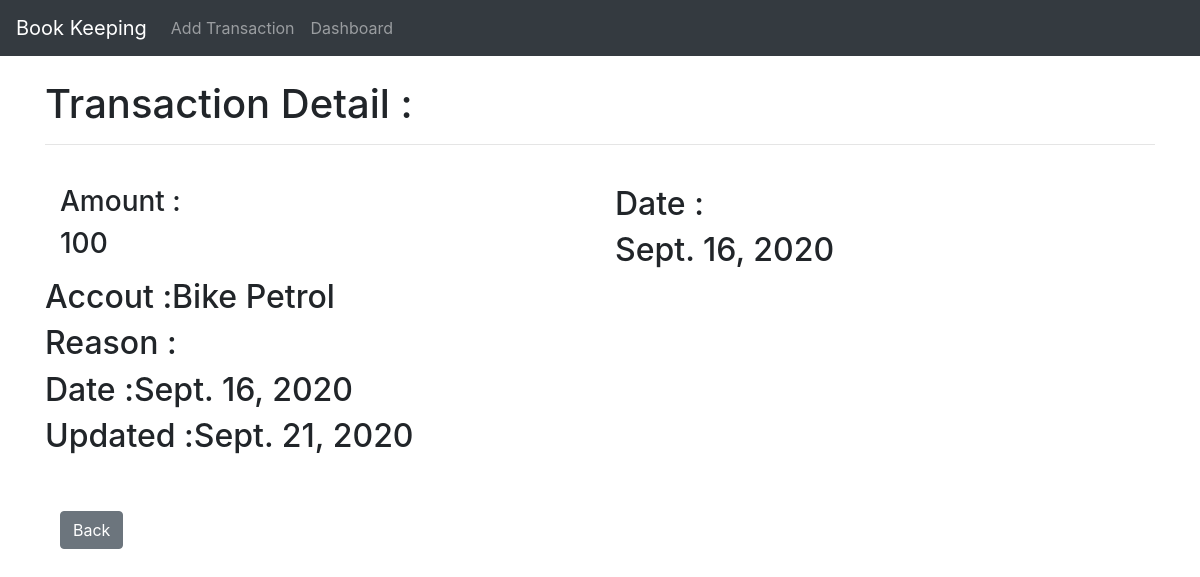
/transaction/26, run on the app's committed database.
### records/models.py (models this page shows, shortened)
class Entry(models.Model):
	head = models.CharField(max_length=255)
	account = models.CharField(max_length=255)
	amount = models.IntegerField()
	reason = models.TextField(blank=True)
	date_created = models.DateField(auto_now_add = True)
	date_edited = models.DateField(auto_now= True)

### records/views.py (the view)
# urls.py: path('transaction/<int:pk>' , EntryDetailView.as_view() , name="entrydetail"),
class EntryDetailView(DetailView):
	model = Entry
	template_name = 'entry_detail.html'

### records/templates/entry_detail.html (shortened to what this page needs)
{% extends 'base.html' %}
{% block content%}
<h1>Transaction Detail :</h1>
<hr/>
<br/>
<div class="container">
	<div class="row">
		<div class="col-md-6">
			<h3>Amount :</h3> <h3>{{entry.amount}}</h3>
		</div>
		<div class="col-md-6">
			<h2>Date : </h2> <h2>{{entry.date_created}}</h2>
		</div>
	</div>
	<div class="row">
	<h2>Accout : </h2> <h2>{{entry.account}}</h2>
	</div>
	<div class="row">
	<h2>Reason : </h2> <h2>{{entry.reason}}</h2>
	</div>
	<div class="row">
	<h2>Date : </h2> <h2>{{entry.date_created}}</h2>
	</div>
	<div class="row">
	<h2>Updated : </h2> <h2>{{entry.date_edited}}</h2>
	</div>
<br/><br/>
<a href="{% url 'home' %}" class="btn btn-secondary">Back</a>
</div>
{% endblock %}

### data on the page
Entry: amount "100", date_created "Sept. 16, 2020", account "Bike Petrol", date_edited "Sept. 21, 2020"
